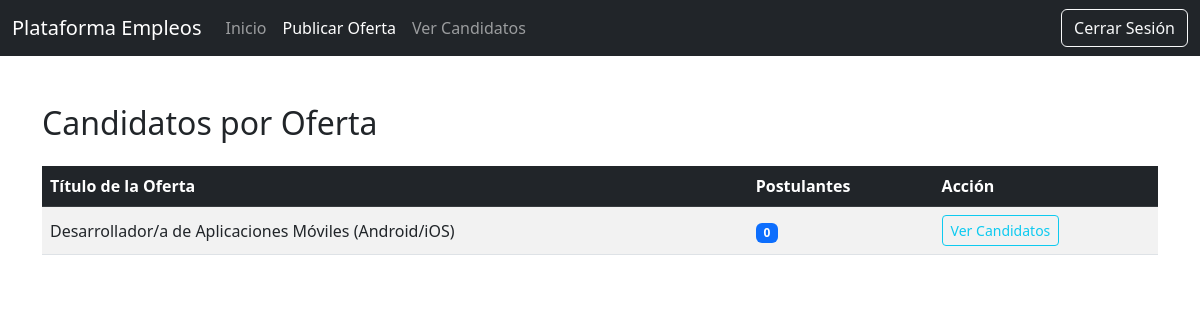
The page /Empresa/ver_candidatos.php (signed in) on the database its author committed.
### tables this page shows
CREATE TABLE `ofertas` (
  `id` int(11) NOT NULL,
  `id_empresa` int(11) DEFAULT NULL,
  `titulo_puesto` varchar(150) DEFAULT NULL,
  `descripcion` text DEFAULT NULL,
  `requisitos` text DEFAULT NULL,
  `fecha_publicacion` timestamp NOT NULL DEFAULT current_timestamp()
);

### Libreria/conexion.php (called while the page is built, shortened)
<?php
class conexion{
    private static $instancia;
    public static function getInstancia(){
        if(!isset(self::$instancia)){
            self::$instancia = new conexion();
        }
        return self::$instancia;
    }
    static function consulta($sql, $parametros = []) {
        $c = self::getInstancia()->conexion;
        $stmt = $c->prepare($sql);
        $stmt->execute($parametros);
        $rsx = $stmt->fetchAll(PDO::FETCH_OBJ);
        return $rsx;
    }
}
?>

### Empresa/ver_candidatos.php (the view, shortened to what this page needs)
<?php
require_once("../Libreria/conexion.php");
$empresa = conexion::consulta("SELECT id FROM empresas WHERE usuario_id = ?", [$_SESSION['usuario_id']]);
$empresa_id = $empresa ? $empresa[0]->id : null;
$ofertas = conexion::consulta("
    SELECT o.id, o.titulo_puesto, COUNT(a.id_candidato) AS total_postulantes
    FROM ofertas o
    LEFT JOIN aplicaciones a ON o.id = a.id_oferta
    WHERE o.id_empresa = ?
    GROUP BY o.id
", [$empresa_id]);
?>
<!DOCTYPE html>
<html lang="es">
<head>
    <link href="https://cdn.jsdelivr.net/npm/bootstrap@5.3.0/dist/css/bootstrap.min.css" rel="stylesheet">
</head>
<body>
<?php include("navbar_empresa.php"); ?>
<div class="container mt-5">
    <h2 class="mb-4">Candidatos por Oferta</h2>
    <?php if ($ofertas): ?>
        <div class="table-responsive">
            <table class="table table-striped align-middle">
                <thead class="table-dark">
                    <tr>
                        <th>Título de la Oferta</th>
                        <th>Postulantes</th>
                        <th>Acción</th>
                    </tr>
                </thead>
                <tbody>
                    <?php foreach ($ofertas as $oferta): ?>
                        <tr>
                            <td><?= htmlspecialchars($oferta->titulo_puesto) ?></td>
                            <td><span class="badge bg-primary"><?= $oferta->total_postulantes ?></span></td>
                            <td>
                                <a href="ver_postulantes.php?oferta_id=<?= $oferta->id ?>" class="btn btn-outline-info btn-sm">
                                    Ver Candidatos
                                </a>
                            </td>
                        </tr>
                    <?php endforeach; ?>
                </tbody>
            </table>
        </div>
    <?php else: ?>
        <div class="alert alert-info">No hay ofertas publicadas aún.</div>
    <?php endif; ?>
</div>
</body>
</html>

### rows shown on the page
ofertas: titulo_puesto "Desarrollador/a de Aplicaciones Móviles (Android/iOS)", total_postulantes "0"
